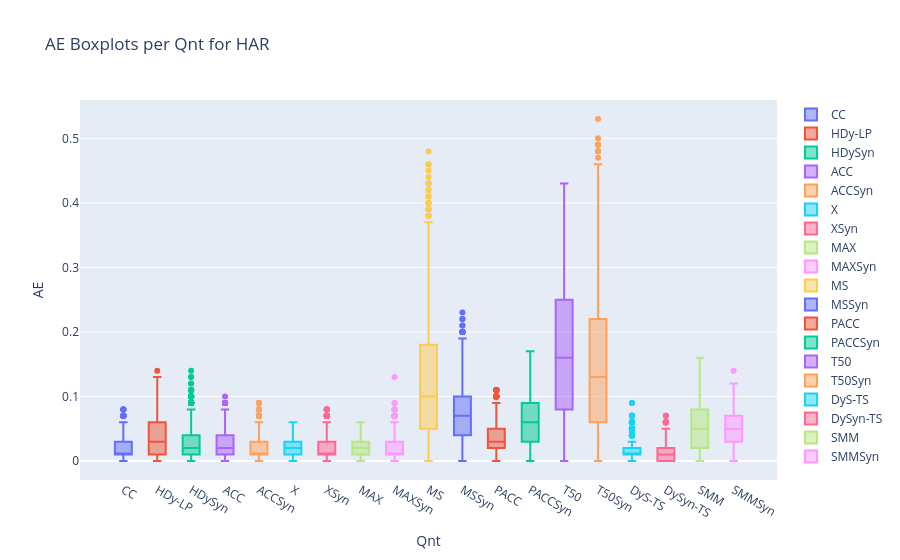

Write notebook code for a chart like this one.
### Markdown cell above
### Boxplot per dataset

### Code cell
def plot_ae_boxplots_by_dataset(df_real):
    datasets = list(df_real['dataset'].unique())
    datasets.insert(0, 'All')
    dropdown = widgets.Dropdown(
        options=datasets,
        description='Dataset:'
    )

    def update_plot(change):
        selected_dataset = dropdown.value
        if selected_dataset == 'All':
            filtered = df_real
        else:
            filtered = df_real[df_real['dataset'] == selected_dataset]
        fig = go.Figure()
        for qnt in filtered['Qnt'].unique():
            qnt_data = filtered[filtered['Qnt'] == qnt]['AE']
            fig.add_trace(go.Box(
                y=qnt_data,
                name=qnt,
                width=0.5
            ))
        fig.update_layout(
            title=f'AE Boxplots per Qnt for {selected_dataset}',
            yaxis_title='AE',
            xaxis_title='Qnt',
            boxmode='group',
        )
        clear_output(wait=True)
        display(fig)
        display(dropdown)

    dropdown.observe(update_plot, names='value')
    display(dropdown)
    update_plot(None)

plot_ae_boxplots_by_dataset(df_real)

### Figure 1 — Plotly figure (JSON) as saved in the notebook; plotly's stock layout.template omitted (floating-point values rounded to 4 significant figures; data arrays with more than 128 entries replaced by an {"elided": "..."} marker saying what was removed)
{"data": [{"name": "CC", "type": "box", "width": 0.5, "y": {"elided": "5050 float values"}}, {"name": "HDy-LP", "type": "box", "width": 0.5, "y": {"elided": "5050 float values"}}, {"name": "HDySyn", "type": "box", "width": 0.5, "y": {"elided": "5050 float values"}}, {"name": "ACC", "type": "box", "width": 0.5, "y": {"elided": "5050 float values"}}, {"name": "ACCSyn", "type": "box", "width": 0.5, "y": {"elided": "5050 float values"}}, {"name": "X", "type": "box", "width": 0.5, "y": {"elided": "5050 float values"}}, {"name": "XSyn", "type": "box", "width": 0.5, "y": {"elided": "5050 float values"}}, {"name": "MAX", "type": "box", "width": 0.5, "y": {"elided": "5050 float values"}}, {"name": "MAXSyn", "type": "box", "width": 0.5, "y": {"elided": "5050 float values"}}, {"name": "MS", "type": "box", "width": 0.5, "y": {"elided": "5050 float values"}}, {"name": "MSSyn", "type": "box", "width": 0.5, "y": {"elided": "5050 float values"}}, {"name": "PACC", "type": "box", "width": 0.5, "y": {"elided": "5050 float values"}}, {"name": "PACCSyn", "type": "box", "width": 0.5, "y": {"elided": "5050 float values"}}, {"name": "T50", "type": "box", "width": 0.5, "y": {"elided": "5050 float values"}}, {"name": "T50Syn", "type": "box", "width": 0.5, "y": {"elided": "5050 float values"}}, {"name": "DyS-TS", "type": "box", "width": 0.5, "y": {"elided": "5050 float values"}}, {"name": "DySyn-TS", "type": "box", "width": 0.5, "y": {"elided": "5050 float values"}}, {"name": "SMM", "type": "box", "width": 0.5, "y": {"elided": "5050 float values"}}, {"name": "SMMSyn", "type": "box", "width": 0.5, "y": {"elided": "5050 float values"}}], "layout": {"boxmode": "group", "title": {"text": "AE Boxplots per Qnt for HAR"}, "xaxis": {"title": {"text": "Qnt"}}, "yaxis": {"title": {"text": "AE"}}}}
